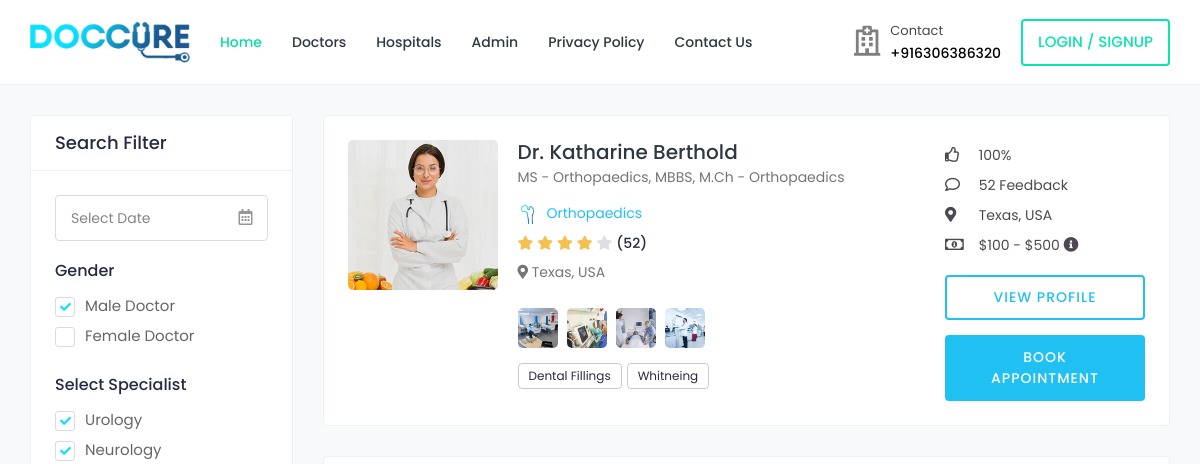
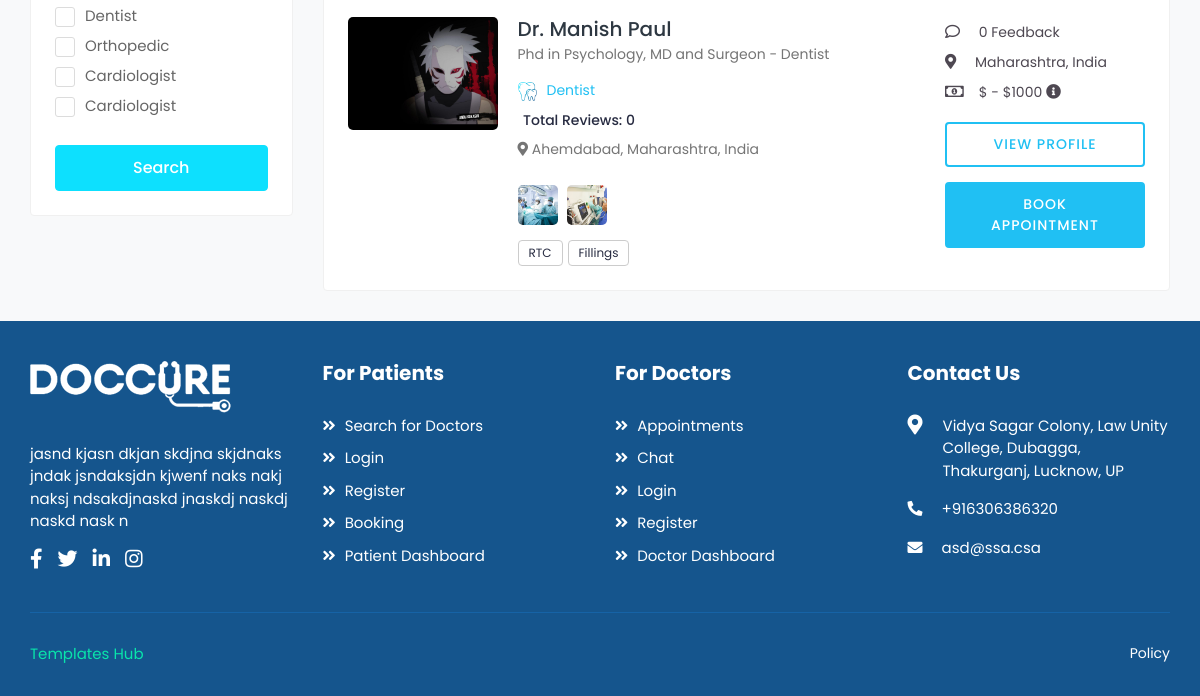
Page /doctor-list on the earlier database version (2 pictures, top to bottom).
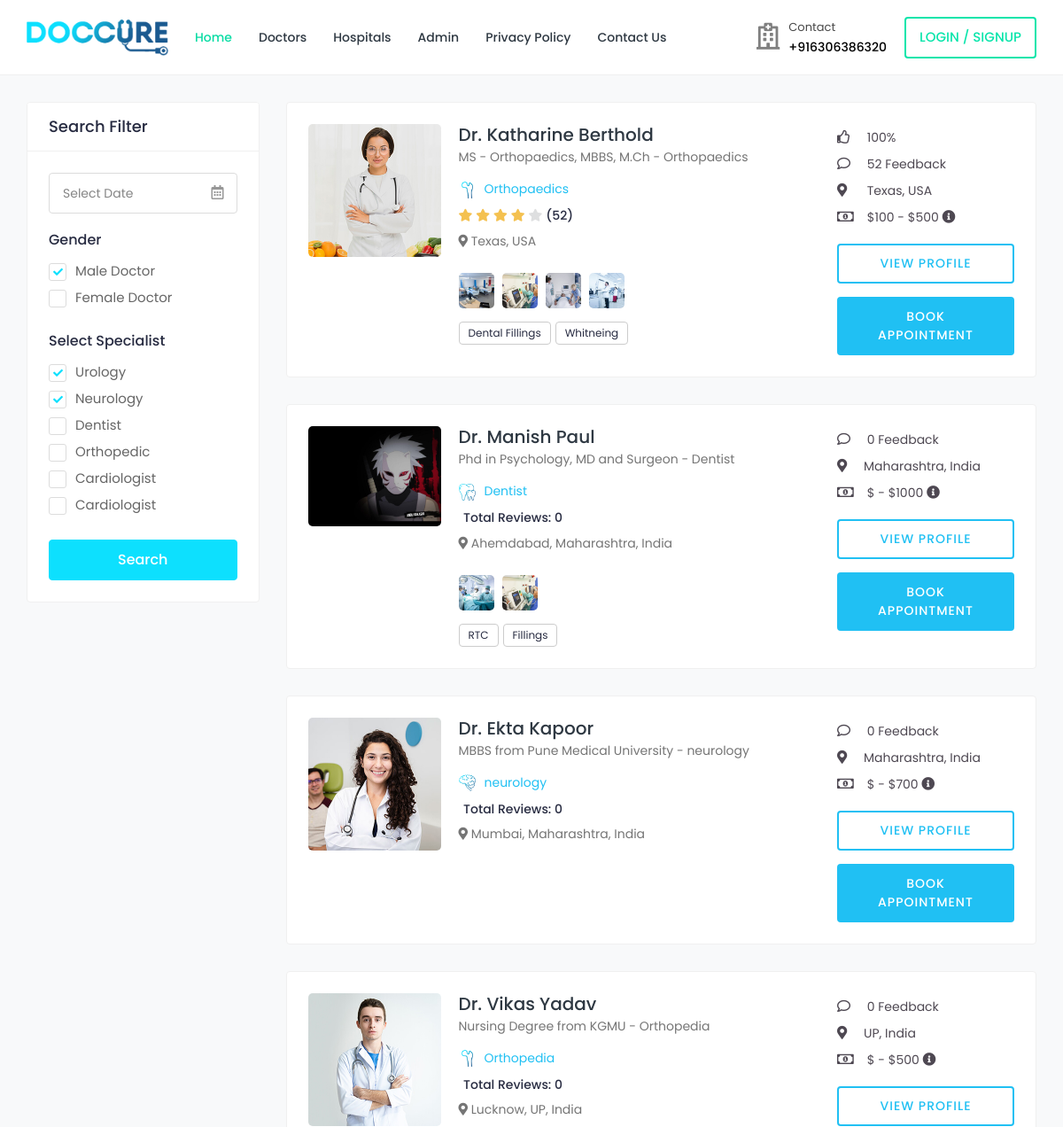
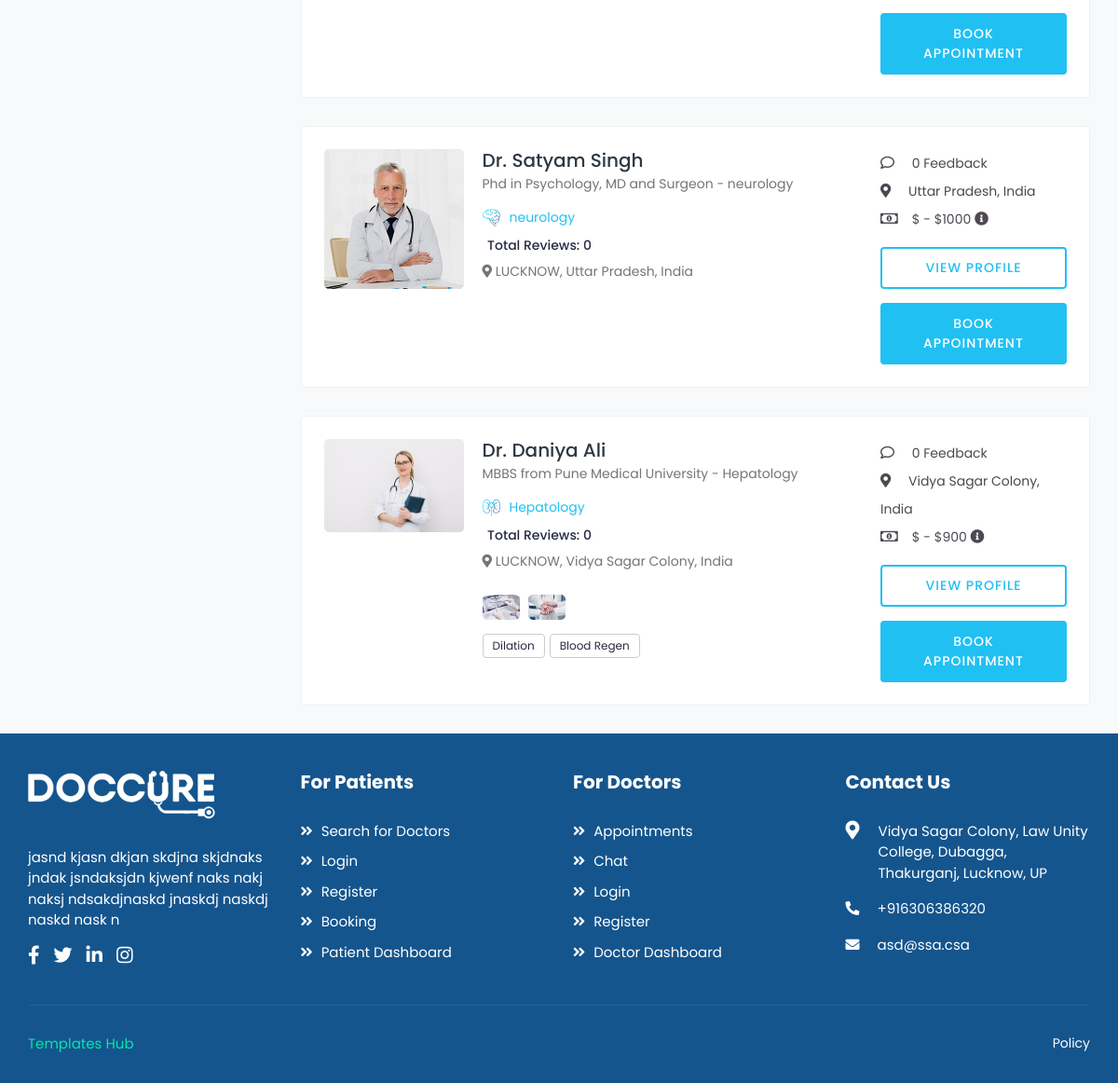
Same page on the later database version (2 pictures, top to bottom).
### home/models.py (models this page shows, shortened)
class SiteDetail(models.Model):
    logo = models.ImageField(upload_to="site/")
    footer_logo = models.ImageField(upload_to="site/", blank=True, null=True)
    phone = models.CharField(max_length=13)
    description = models.CharField(max_length=700)
    email = models.EmailField()
    description_header = models.CharField(max_length=70)
    footer_description = models.CharField(max_length=400)
    address = models.CharField(max_length=300)
    insta_link = models.URLField()
    linkedin_link = models.URLField()
    fb_link = models.URLField()
    twitter_link = models.URLField()

class Doctor(models.Model):
    name = models.CharField(max_length=40)
    city = models.CharField(max_length=40)
    state = models.CharField(max_length=40)
    country = models.CharField(max_length=40)
    price_low = models.IntegerField()
    price_high = models.IntegerField()
    picture = models.ImageField(upload_to="doctor/profile/")
    qualification = models.CharField(max_length=40, null=True, blank=True)
    overview = models.CharField(max_length=700, blank=True, null=True)
    hospital = models.ForeignKey(
        "Hospital",
        on_delete=models.SET_NULL,
        null=True,
        blank=True,
        related_name="doctor",
    )
    speciality = models.ForeignKey(
        "Speciality",
        on_delete=models.SET_NULL,
        related_name="doctors",
        null=True,
        blank=True,
    )
    slug = AutoSlugField(populate_from="name", unique=True, null=True, default=None)
    message_link = models.CharField(max_length=30)
    phone = models.CharField(max_length=13)
    video_link = models.CharField(max_length=30)
    monday = models.CharField(max_length=30, default="closed")
    tuesday = models.CharField(max_length=30, default="closed")
    wednesday = models.CharField(max_length=30, default="closed")
    thursday = models.CharField(max_length=30, default="closed")
    friday = models.CharField(max_length=30, default="closed")
    saturday = models.CharField(max_length=30, default="closed")
    sunday = models.CharField(max_length=30, default="closed")

class Speciality(models.Model):
    image = models.ImageField(
        upload_to="branch/", default="speciality/specialities-01.png"
    )
    name = models.CharField(max_length=30)
    slug = AutoSlugField(populate_from="name", unique=True, null=True, default=None)
    def __str__(self):
        return self.name

class DoctorImage(models.Model):
    image = models.ImageField(upload_to="doctor/images")
    doctor = models.ForeignKey("Doctor", on_delete=models.CASCADE, related_name="image")

class DoctorServices(models.Model):
    name = models.CharField(max_length=20)
    doctor = models.ForeignKey(
        "Doctor", on_delete=models.CASCADE, related_name="service"
    )

### home/views.py (the view)
# urls.py: path("doctor-list", views.doctor_list, name="doctor-list"),
def doctor_list(request):
    data = {k: v for k, v in request.GET.items()}
    return render(
        request,
        "home/doctor/doctor-list.html",
        {
            "doctors": Doctor.objects.filter(
                Q(city__icontains=data.get("location", ""))
                | Q(state__icontains=data.get("location", ""))
                | Q(country__icontains=data.get("location", ""))
            ).filter(
                Q(name__icontains=data.get("keyword", ""))
                | Q(hospital__name__icontains=data.get("keyword", ""))
                | Q(speciality__name__icontains=data.get("keyword", ""))
            ),
            "detail": SiteDetail.objects.last(),
            "specialities": Speciality.objects.all(),
        },
    )

### templates/home/doctor/doctor-list.html (shortened to what this page needs)
{% extends "base.html" %} {% block body %}
{% load static %}
<div class="content">
	<div class="container-fluid">
		<div class="row">
			<div class="col-md-12 col-lg-4 col-xl-3 theiaStickySidebar">
				<div class="card search-filter">
					<div class="card-header">
						<h4 class="card-title mb-0">Search Filter</h4>
					</div>
					<div class="card-body">
					<div class="filter-widget">
						<div class="cal-icon">
							<input type="text" class="form-control datetimepicker" placeholder="Select Date">
						</div>
					</div>
					<div class="filter-widget">
						<h4>Gender</h4>
						<div>
							<label class="custom_check">
								<span class="checkmark"></span> Male Doctor
							</label>
						</div>
						<div>
							<label class="custom_check">
								<span class="checkmark"></span> Female Doctor
							</label>
						</div>
					</div>
					<div class="filter-widget">
						<h4>Select Specialist</h4>
						<div>
							<label class="custom_check">
								<span class="checkmark"></span> Urology
							</label>
						</div>
						<div>
							<label class="custom_check">
								<span class="checkmark"></span> Neurology
							</label>
						</div>
						<div>
							<label class="custom_check">
								<span class="checkmark"></span> Dentist
							</label>
						</div>
						<div>
							<label class="custom_check">
								<span class="checkmark"></span> Orthopedic
							</label>
						</div>
						<div>
							<label class="custom_check">
								<span class="checkmark"></span> Cardiologist
							</label>
						</div>
						<div>
							<label class="custom_check">
								<span class="checkmark"></span> Cardiologist
							</label>
						</div>
					</div>
						<div class="btn-search">
							<button type="button" class="btn btn-block">Search</button>
						</div>
					</div>
				</div>
			</div>
			<div class="col-md-12 col-lg-8 col-xl-9">
							<div class="card">
								<div class="card-body">
									<div class="doctor-widget">
										<div class="doc-info-left">
											<div class="doctor-img">
												<a href="doctor-profile.html">
													<img src="static/assets/img/doctors/doctor-thumb-06.jpg" class="img-fluid" alt="User Image">
												</a>
											</div>
											<div class="doc-info-cont">
												<h4 class="doc-name"><a href="doctor-profile.html">Dr. Katharine Berthold</a></h4>
												<p class="doc-speciality">MS - Orthopaedics, MBBS, M.Ch - Orthopaedics</p>
												<p class="doc-department"><img src="static/assets/img/specialities/specialities-03.png" class="img-fluid" alt="Speciality">Orthopaedics</p>
												<div class="rating">
													<i class="fas fa-star filled"></i>
													<i class="fas fa-star filled"></i>
													<i class="fas fa-star filled"></i>
													<i class="fas fa-star filled"></i>
													<i class="fas fa-star"></i>
													<span class="d-inline-block average-rating">(52)</span>
												</div>
												<div class="clinic-details">
													<p class="doc-location"><i class="fas fa-map-marker-alt"></i> Texas, USA</p>
													<ul class="clinic-gallery">
														<li>
															<a href="static/assets/img/features/feature-01.jpg" data-fancybox="gallery">
																<img src="static/assets/img/features/feature-01.jpg" alt="Feature">
															</a>
														</li>
														<li>
															<a href="static/assets/img/features/feature-02.jpg" data-fancybox="gallery">
																<img  src="static/assets/img/features/feature-02.jpg" alt="Feature">
															</a>
														</li>
														<li>
															<a href="static/assets/img/features/feature-03.jpg" data-fancybox="gallery">
																<img src="static/assets/img/features/feature-03.jpg" alt="Feature">
															</a>
														</li>
														<li>
															<a href="static/assets/img/features/feature-04.jpg" data-fancybox="gallery">
																<img src="static/assets/img/features/feature-04.jpg" alt="Feature">
															</a>
														</li>
													</ul>
												</div>
												<div class="clinic-services">
													<span>Dental Fillings</span>
													<span> Whitneing</span>
												</div>
											</div>
										</div>
										<div class="doc-info-right">
											<div class="clini-infos">
												<ul>
													<li><i class="far fa-thumbs-up"></i> 100%</li>
													<li><i class="far fa-comment"></i> 52 Feedback</li>
													<li><i class="fas fa-map-marker-alt"></i> Texas, USA</li>
													<li><i class="far fa-money-bill-alt"></i> $100 - $500 <i class="fas fa-info-circle" data-toggle="tooltip" title="Lorem Ipsum"></i></li>
												</ul>
											</div>
											<div class="clinic-booking">
												<a class="view-pro-btn" href="doctor-profile.html">View Profile</a>
												<a class="apt-btn" href="booking.html">Book Appointment</a>
											</div>
										</div>
									</div>
								</div>
							</div>
				{% for doctor in doctors %}
				<div class="card">
					<div class="card-body">
						<div class="doctor-widget">
							<div class="doc-info-left">
								<div class="doctor-img">
									<a href="doctor-profile.html">
										<img src="{{doctor.picture.url}}" class="img-fluid" alt="User Image">
									</a>
								</div>
								<div class="doc-info-cont">
									<h4 class="doc-name"><a href="doctor-profile.html">Dr. {{doctor.name}}</a></h4>
									<p class="doc-speciality">{{doctor.qualification}} - {{doctor.speciality}}</p>
									<p class="doc-department"><img src="{{doctor.speciality.image.url}}" class="img-fluid" alt="Speciality">{{doctor.speciality}}</p>
									<div class="rating">
										<span class="d-inline-block average-rating badge">Total Reviews: {{doctor.review.all|length}}</span>
									</div>
									<div class="clinic-details">
										<p class="doc-location"><i class="fas fa-map-marker-alt"></i> {{doctor.city}}, {{doctor.state}}, {{doctor.country}}</p>
										<ul class="clinic-gallery">
											{% for image in doctor.image.all %}
											<li>
												<a href="{{image.image.url}}" data-fancybox="gallery">
													<img src="{{image.image.url}}" alt="Feature">
												</a>
											</li>
											{% endfor %}
										</ul>
									</div>
									<div class="clinic-services">
										{% for service in doctor.service.all %}
										<span> {{service.name}}</span>
										{% endfor %}
									</div>
								</div>
							</div>
							<div class="doc-info-right">
								<div class="clini-infos">
									<ul>
										<li><i class="far fa-comment"></i> {{doctor.review.all|length}} Feedback</li>
										<li><i class="fas fa-map-marker-alt"></i>{{doctor.state}}, {{doctor.country}}</li>
										<li><i class="far fa-money-bill-alt"></i> ${{dcotr.price_low}} - ${{doctor.price_high}} <i class="fas fa-info-circle" data-toggle="tooltip" title="Lorem Ipsum"></i></li>
									</ul>
								</div>
								<div class="clinic-booking">
									<a class="view-pro-btn" href="{% url 'home:doctor-profile' slug=doctor.slug %}">View Profile</a>
									<a class="apt-btn" href="{% url 'home:doctor-booking' slug=doctor.slug %}">Book Appointment</a>
								</div>
							</div>
						</div>
					</div>
				</div>
				{% endfor %}
			</div>
		</div>
	</div>
</div>
{% endblock body %}

### templates/base.html (shortened to what this page needs)
<!DOCTYPE html>
<html lang="en">
{% load static %}
<head>
		<link rel="stylesheet" href="{% static 'assets/css/bootstrap.min.css' %}">
		<link rel="stylesheet" href="{% static 'assets/plugins/fontawesome/css/fontawesome.min.css' %}">
		<link rel="stylesheet" href="{% static 'assets/plugins/fontawesome/css/all.min.css' %}">
		<link rel="stylesheet" href="{% static 'assets/css/style.css' %}">
	</head>
	<body>
		<div class="main-wrapper">
			<header class="header">
				<nav class="navbar navbar-expand-lg header-nav">
					<div class="navbar-header">
						<a href="/" class="navbar-brand logo">
							<img src="{{detail.logo.url}}" class="img-fluid" alt="Logo">
						</a>
					</div>
					<div class="main-menu-wrapper">
						<ul class="main-nav">
							<li class="active">
								<a href="{% url 'home:home' %}">Home</a>
							</li>
							<li class="has-submenu">
								<a href="{% url 'home:all-doctor-list' %}">Doctors </a>
							</li>
							<li class="has-submenu">
								<a href="{% url 'home:all-hospital-list' %}">Hospitals </a>
							</li>
							<li>
								<a href="/admin">Admin</a>
							</li>
              				<li>
								<a href="{% url 'home:privacy-policy' %}">Privacy Policy</a>
							</li>
							<li>
								<a href="{% url 'home:contact-us' %}">Contact Us</a>
							</li>
						</ul>
					</div>
					<ul class="nav header-navbar-rht">
						<li class="nav-item contact-item">
							<div class="header-contact-img">
								<i class="far fa-hospital"></i>
							</div>
							<div class="header-contact-detail">
								<p class="contact-header">Contact</p>
								<p class="contact-info-header"> {{detail.phone}}</p>
							</div>
						</li>
						<li class="nav-item">
							<a class="nav-link header-login" href="login.html">login / Signup </a>
						</li>
					</ul>
				</nav>
			</header>
      {% block body %}
      {% endblock body %}
			<footer class="footer">
				<div class="footer-top">
					<div class="container-fluid">
						<div class="row">
							<div class="col-lg-3 col-md-6">
								<div class="footer-widget footer-about">
									<div class="footer-logo">
                    <img src="{% if detail.footer_logo %}{{detail.footer_logo.url}}{% else %}{{detail.logo.url}} {% endif %} " class="img-fluid" alt="Logo">
									</div>
									<div class="footer-about-content">
										<p>{{detail.footer_description}} </p>
										<div class="social-icon">
											<ul>
												<li>
													<a href="{{detail.fb_link}}" target="_blank"><i class="fab fa-facebook-f"></i> </a>
												</li>
												<li>
													<a href="{{detail.twitter_link}}" target="_blank"><i class="fab fa-twitter"></i> </a>
												</li>
												<li>
													<a href="{{detail.linkedin_link}}" target="_blank"><i class="fab fa-linkedin-in"></i></a>
												</li>
												<li>
													<a href="{{detail.insta_link}}" target="_blank"><i class="fab fa-instagram"></i></a>
												</li>
											</ul>
										</div>
									</div>
								</div>
							</div>
							<div class="col-lg-3 col-md-6">
								<div class="footer-widget footer-menu">
									<h2 class="footer-title">For Patients</h2>
									<ul>
										<li><a href=""><i class="fas fa-angle-double-right"></i> Search for Doctors</a></li>
										<li><a href=""><i class="fas fa-angle-double-right"></i> Login</a></li>
										<li><a href=""><i class="fas fa-angle-double-right"></i> Register</a></li>
										<li><a href=""><i class="fas fa-angle-double-right"></i> Booking</a></li>
										<li><a href=""><i class="fas fa-angle-double-right"></i> Patient Dashboard</a></li>
									</ul>
								</div>
							</div>
							<div class="col-lg-3 col-md-6">
								<div class="footer-widget footer-menu">
									<h2 class="footer-title">For Doctors</h2>
									<ul>
										<li><a href=""><i class="fas fa-angle-double-right"></i> Appointments</a></li>
										<li><a href=""><i class="fas fa-angle-double-right"></i> Chat</a></li>
										<li><a href=""><i class="fas fa-angle-double-right"></i> Login</a></li>
										<li><a href=""><i class="fas fa-angle-double-right"></i> Register</a></li>
										<li><a href=""><i class="fas fa-angle-double-right"></i> Doctor Dashboard</a></li>
									</ul>
								</div>
							</div>
							<div class="col-lg-3 col-md-6">
								<div class="footer-widget footer-contact">
									<h2 class="footer-title">Contact Us</h2>
									<div class="footer-contact-info">
										<div class="footer-address">
											<span><i class="fas fa-map-marker-alt"></i></span>
											<p> {{detail.address}}</p>
										</div>
										<p>
											<i class="fas fa-phone-alt"></i>
											{{detail.phone}}
										</p>
										<p class="mb-0">
											<i class="fas fa-envelope"></i>
											{{detail.email}}
										</p>
									</div>
								</div>
							</div>
						</div>
					</div>
				</div>
        <div class="footer-bottom">
					<div class="container-fluid">
						<div class="copyright">
							<div class="row">
								<div class="col-md-6 col-lg-6">
									<div class="copyright-text">
										<p class="mb-0"><a href="">Templates Hub</a></p>
									</div>
								</div>
								<div class="col-md-6 col-lg-6">
									<div class="copyright-menu">
										<ul class="policy-menu">
											<li><a href="{% url 'home:privacy-policy' %}">Policy</a></li>
										</ul>
									</div>
								</div>
							</div>
						</div>
					</div>
				</div>
			</footer>
	   </div>
	</body>
</html>

Differences in the rows shown:
added Doctor: picture (picture), name "Ekta Kapoor", qualification "MBBS from Pune Medical University", speciality "neurology", speciality.image (picture), review.all|length "0", city "Mumbai", state "Maharashtra", country "India", price_high "700"
added Doctor: picture (picture), name "Vikas Yadav", qualification "Nursing Degree from KGMU", speciality "Orthopedia", speciality.image (picture), review.all|length "0", city "Lucknow", state "UP", country "India", price_high "500"
added Doctor: picture (picture), name "Satyam Singh", qualification "Phd in Psychology, MD and Surgeon", speciality "neurology", speciality.image (picture), review.all|length "0", city "LUCKNOW", state "Uttar Pradesh", country "India", price_high "1000"
added Doctor: picture (picture), name "Daniya Ali", qualification "MBBS from Pune Medical University", speciality "Hepatology", speciality.image (picture), review.all|length "0", city "LUCKNOW", state "Vidya Sagar Colony", country "India", price_high "900"
added DoctorImage: image (picture), shown under "Daniya Ali"
added DoctorImage: image (picture), shown under "Daniya Ali"
added DoctorServices: name "Dilation", shown under "Daniya Ali"
added DoctorServices: name "Blood Regen", shown under "Daniya Ali"
